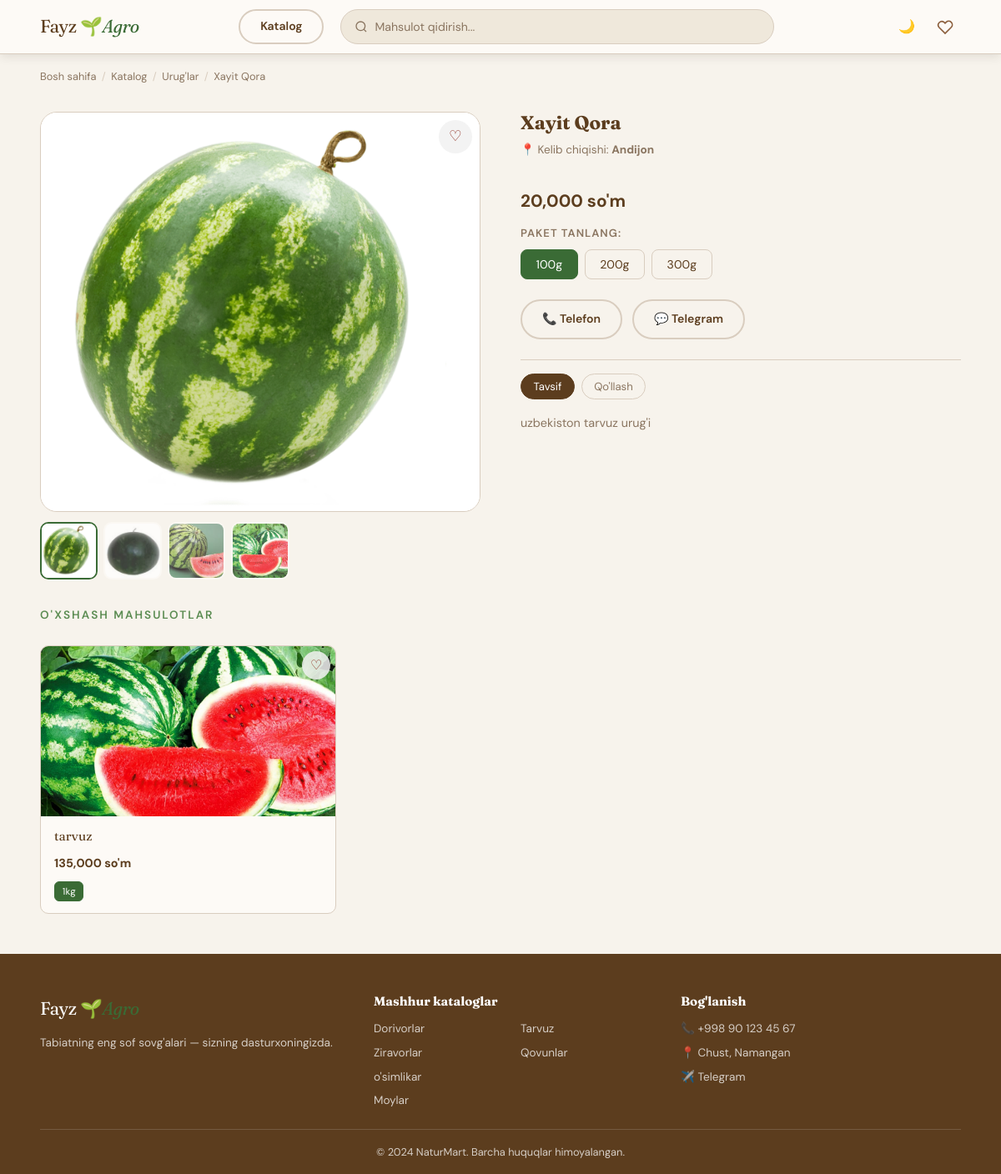
Page /mahsulot/xayit-qora on the committed database.
### tables this page shows
CREATE TABLE category (
                id INTEGER PRIMARY KEY AUTOINCREMENT,
                name TEXT NOT NULL,
                slug TEXT UNIQUE NOT NULL,
                icon TEXT DEFAULT '🌿',
                type TEXT DEFAULT 'ziravod',
                description TEXT,
                sort_order INTEGER DEFAULT 0
            , parent_id INTEGER, is_type INTEGER DEFAULT 0);

CREATE TABLE product (
                id INTEGER PRIMARY KEY AUTOINCREMENT,
                name TEXT NOT NULL,
                slug TEXT UNIQUE NOT NULL,
                category_id INTEGER,
                description TEXT,
                origin TEXT,
                benefits TEXT,
                usage_tips TEXT,
                price REAL NOT NULL DEFAULT 0,
                old_price REAL,
                image TEXT,
                is_featured INTEGER DEFAULT 0,
                is_active INTEGER DEFAULT 1,
                is_organic INTEGER DEFAULT 0,
                stock INTEGER DEFAULT 100,
                created_at TEXT DEFAULT (datetime('now')), unit_type TEXT DEFAULT 'dona', min_amount REAL DEFAULT 1, view_count INTEGER DEFAULT 0, cart_add_count INTEGER DEFAULT 0,
                FOREIGN KEY (category_id) REFERENCES category(id) ON DELETE SET NULL
            );

CREATE TABLE product_images (
                id INTEGER PRIMARY KEY AUTOINCREMENT,
                product_id INTEGER NOT NULL,
                image_path TEXT NOT NULL,
                is_primary INTEGER DEFAULT 0,
                order_index INTEGER DEFAULT 0,
                FOREIGN KEY (product_id) REFERENCES product(id) ON DELETE CASCADE
            );

CREATE TABLE product_variants (
                id INTEGER PRIMARY KEY AUTOINCREMENT,
                product_id INTEGER NOT NULL,
                label TEXT NOT NULL,
                price REAL NOT NULL, old_price REAL, stock INTEGER DEFAULT 100, min_amount REAL DEFAULT 1, promo_end_date TEXT, promo_start_at TEXT, promo_end_at TEXT, scheduled_price REAL,
                FOREIGN KEY (product_id) REFERENCES product(id) ON DELETE CASCADE
            );

CREATE TABLE site_settings (
                key TEXT PRIMARY KEY,
                value TEXT NOT NULL DEFAULT ''
            );

### app/routes/main.py (the view, shortened to what this page needs)
@main.route('/mahsulot/<slug>')
def product_detail(slug):
    db = get_db()
    product = db.execute(
        'SELECT p.*, c.name as cat_name, c.icon as cat_icon, c.slug as cat_slug '
        'FROM product p LEFT JOIN category c ON c.id=p.category_id '
        'WHERE p.slug=? AND p.is_active=1', (slug,)
    ).fetchone()
    if not product: abort(404)
    db.execute(
        'UPDATE product SET view_count = COALESCE(view_count, 0) + 1 WHERE id=?',
        (product['id'],)
    )
    db.commit()
    variants = db.execute('SELECT * FROM product_variants WHERE product_id=? ORDER BY id', (product['id'],)).fetchall()
    images = db.execute('SELECT * FROM product_images WHERE product_id=? ORDER BY is_primary DESC, order_index', (product['id'],)).fetchall()
    related_category = db.execute(
        'SELECT c.id,c.name,c.slug '
        'FROM product_categories pc '
        'JOIN category c ON c.id=pc.category_id '
        'WHERE pc.product_id=? '
        'AND COALESCE(c.is_type,0)=0 '
        'AND c.parent_id IS NOT NULL '
        'ORDER BY c.id '
        'LIMIT 1',
        (product['id'],)
    ).fetchone()
    related_rows = []
    if related_category:
        related_rows = db.execute(
            'SELECT DISTINCT p.* '
            'FROM product p '
            'JOIN product_categories pc ON pc.product_id=p.id '
            'WHERE p.id!=? AND p.is_active=1 AND pc.category_id=? '
            'ORDER BY RANDOM() LIMIT 4',
            (product['id'], related_category['id'])
        ).fetchall()
    related = []
    for p in related_rows:
        row = dict(p)
        row['primary_image'] = _get_primary_image(db, p['id'], p['image'])
        rel_variants = db.execute(
            'SELECT * FROM product_variants WHERE product_id=? ORDER BY id',
            (p['id'],)
        ).fetchall()
        row['variants'] = [dict(v) for v in rel_variants]
        related.append(row)
    return render_template('product.html', product=product, variants=variants, images=images, related=related)

### app/__init__.py (called while the page is built)
def get_db():
    if 'db' not in g:
        g.db = sqlite3.connect(DATABASE, detect_types=sqlite3.PARSE_DECLTYPES)
        g.db.row_factory = sqlite3.Row
        g.db.execute('PRAGMA foreign_keys = ON')
    return g.db

### app/routes/main.py (called while the page is built)
def _get_primary_image(db, product_id, fallback=None):
    primary = db.execute(
        'SELECT image_path FROM product_images WHERE product_id=? '
        'ORDER BY is_primary DESC, order_index, id LIMIT 1',
        (product_id,)
    ).fetchone()
    return primary['image_path'] if primary else fallback

### app/templates/product.html (shortened to what this page needs)
{% extends 'base.html' %}
{% block content %}
<div class="breadcrumb">
  <a href="{{ url_for('main.index') }}">Bosh sahifa</a>
  <span class="bc-sep">/</span>
  <a href="{{ url_for('main.catalog') }}">Katalog</a>
  {% if product['cat_name'] %}
  <span class="bc-sep">/</span>
  <a href="{{ url_for('main.catalog', kategoriya=product['cat_slug']) }}">{{ product['cat_name'] }}</a>
  {% endif %}
  <span class="bc-sep">/</span>
  <span>{{ product['name'] }}</span>
</div>
{% set first_variant = variants[0] if variants else None %}
{% set initial_price = (first_variant['price'] if first_variant else product['price']) %}
{% set active_old_price = (first_variant['old_price'] if first_variant and first_variant['old_price'] else product['old_price']) %}
{% set active_promo_end = (first_variant['promo_end_at'] if first_variant and first_variant['promo_end_at'] else (first_variant['promo_end_date'] if first_variant and first_variant['promo_end_date'] else '')) %}
{% set initial_key = (product['id'] ~ '') %}
<div class="product-layout">
  <div class="product-gallery">
    <button type="button"
            id="detailFavoriteBtn"
            class="product-favorite-btn favorite-btn{% if initial_key in favorite_keys %} active{% endif %}"
            onclick="addToFavoritesDetail()"
            aria-label="{% if initial_key in favorite_keys %}Sevimlida{% else %}Sevimliga qo'shish{% endif %}">
    </button>
    <div class="gallery-main">
      <div class="gallery-track" id="galleryTrack">
        {% if images %}
          {% for img in images %}
          <div class="gallery-slide">
            <img src="{{ url_for('static', filename='img/products/'+img.image_path) }}" alt="{{ product['name'] }} {{ loop.index }}">
          </div>
          {% endfor %}
        {% elif product['image'] %}
          <div class="gallery-slide">
            <img src="{{ url_for('static', filename='img/products/'+product['image']) }}" alt="{{ product['name'] }}">
          </div>
        {% else %}
          <div class="gallery-slide gallery-fallback">{{ product['cat_icon'] or '🌿' }}</div>
        {% endif %}
      </div>
    </div>
    {% if images|length > 1 %}
    <div class="gallery-thumbs" id="galleryThumbs">
      {% for img in images %}
      <button type="button" class="thumb-btn{% if loop.first %} active{% endif %}" onclick="selectGalleryImage({{ loop.index0 }})" aria-label="Rasm {{ loop.index }}">
        <img src="{{ url_for('static', filename='img/products/'+img.image_path) }}" class="thumb" alt="{{ product['name'] }} {{ loop.index }}">
      </button>
      {% endfor %}
    </div>
    {% endif %}
  </div>
  <div>
    <h2 class="product-name">{{ product['name'] }}</h2>
    {% if product['origin'] %}<p class="product-origin">📍 Kelib chiqishi: <strong>{{ product['origin'] }}</strong></p>{% endif %}
    <div style="font-size:0.82rem;color:var(--muted);margin-bottom:0.7rem;">
      <strong style="font-size: 1.3rem; color: var(--brown);" id="unitPriceValue">{{ "{:,.0f}".format(initial_price) }} so'm</strong>
    </div>
    {% if variants %}
      {% if variants|length > 1 %}
      <div class="variants-label">Paket tanlang:</div>
      {% endif %}
    <div class="variants-row" id="variantBtns">
      {% for v in variants %}
      <button class="v-btn{% if loop.first %} active{% endif %}"
              data-price="{{ v['price'] }}" data-vid="{{ v['id'] }}"
              data-old-price="{{ v['old_price'] if v['old_price'] else '' }}"
              data-promo-end="{{ v['promo_end_at'] if v['promo_end_at'] else (v['promo_end_date'] if v['promo_end_date'] else '') }}"
              onclick="selectV(this)">{{ v['label'] }}</button>
      {% endfor %}
    </div>
    {% endif %}
    <div class="cta-row">
      <a href="tel:+998901234567" class="btn btn-outline">📞 Telefon</a>
      <a href="https://t.me/998901234567?text={{ ('Assalomu alaykum, ' ~ product['name'] ~ ' mahsuloti boyicha yozayapman.')|urlencode }}" target="_blank" rel="noopener" class="btn btn-outline">💬 Telegram</a>
    </div>
    <div class="info-tabs">
      <div class="tab-btns">
        <button class="tab-btn active" onclick="showTab('desc',this)">Tavsif</button>
        {% if product['usage_tips'] %}<button class="tab-btn" onclick="showTab('usage',this)">Qo'llash</button>{% endif %}
      </div>
      <div id="tab-desc" class="tab-content active">{{ product['description'] or "Tavsif qo'shilmagan." }}</div>
    </div>
  </div>
</div>
{% if related %}
<div class="same-products">
  <div style="margin:2rem 0 1.5rem;">
    <div class="sec-tag">O'xshash mahsulotlar</div>
  </div>
  <div class="products-grid">
    {% for p in related %}
    {% set first_variant = p['variants'][0] if p.get('variants') else None %}
    {% set initial_price = first_variant['price'] if first_variant else p['price'] %}
    {% set initial_old = (first_variant['old_price'] if first_variant and first_variant['old_price'] else p['old_price']) %}
    {% set card_key = 'rel-' ~ p['id'] %}
    {% set initial_key = (p['id'] ~ '') %}
    <div class="pcard">
      <a href="{{ url_for('main.product_detail', slug=p['slug']) }}" class="pcard-link">
        <div class="pcard-img">
          {% if p.get('primary_image') or p['image'] %}
            <img src="{{ url_for('static', filename='img/products/'+(p.get('primary_image') or p['image'])) }}" alt="{{ p['name'] }}">
          {% else %}🌿{% endif %}
        </div>
        <div class="pcard-body">
          <div class="pcard-name">{{ p['name'] }}</div>
        </div>
      </a>
      <button class="pcard-favorite favorite-btn related-favorite-btn{% if initial_key in favorite_keys %} active{% endif %}"
              type="button"
              data-pid="{{ p['id'] }}"
              onclick="toggleRelatedFavorite(event, this)"
              aria-label="{% if initial_key in favorite_keys %}Sevimlida{% else %}Sevimliga qo'shish{% endif %}">
      </button>
      <div class="pcard-bottom">
        <div class="pcard-footer">
          <div>
            <div class="pcard-price" id="related-price-{{ card_key }}">{{ "{:,.0f}".format(initial_price) }} so'm</div>
          </div>
        </div>
        {% if p.get('variants') %}
        <div class="pcard-variants">
          {% for v in p['variants'] %}
          <button class="pcard-vbtn{% if loop.first %} active{% endif %}"
                  data-price="{{ v['price'] }}"
                  data-card-key="{{ card_key }}"
                  data-vid="{{ v['id'] }}"
                  data-old-price="{{ v['old_price'] if v['old_price'] else (p['old_price'] if p['old_price'] else '') }}"
                  onclick="selectRelatedVariant(this)">{{ v['label'] }}</button>
          {% endfor %}
        </div>
        {% endif %}
      </div>
    </div>
    {% endfor %}
  </div>
</div>
{% endif %}
{% endblock %}

### app/templates/base.html (shortened to what this page needs)
<!DOCTYPE html>
<html lang="uz">
<head>
<link rel="stylesheet" href="{{ url_for('static', filename='css/main.css') }}">
</head>
<body>
<nav class="navbar">
  <div class="nav-inner">
    <a href="{{ url_for('main.index') }}" class="logo">
      <span class="logo-text">Fayz 🌱<em>Agro</em></span>
    </a>
    <div style="display: flex; gap:20px; width:60%">
      <a href="{{ url_for('main.catalog') }}" class="btn btn-outline nav-catalog-btn" style="padding: 0.45rem 1.5rem;">Katalog</a>
      <form class="nav-search" action="{{ url_for('main.catalog') }}" method="GET">
        <svg width="16" height="16" viewBox="0 0 24 24" fill="none" stroke="currentColor" stroke-width="2"><circle cx="11" cy="11" r="8"/><path d="m21 21-4.35-4.35"/></svg>
        <input name="q" placeholder="Mahsulot qidirish..." value="{{ request.args.get('q','') }}" autocomplete="off">
      </form>
    </div>
    <div class="nav-right">
      <button type="button" class="nav-icon theme-toggle" id="themeToggle" aria-label="Dark mode yoqish" title="Dark mode">
        <span class="theme-icon" aria-hidden="true">🌙</span>
      </button>
      <a href="{{ url_for('main.favorites') }}" class="nav-icon favorite-icon" title="Sevimlilar">
        <svg width="20" height="20" viewBox="0 0 24 24" fill="none" stroke="currentColor" stroke-width="2">
          <path d="M20.8 5.6a5.2 5.2 0 0 0-7.3 0L12 7.1l-1.5-1.5a5.2 5.2 0 0 0-7.3 7.3L12 21.6l8.8-8.7a5.2 5.2 0 0 0 0-7.3z"/>
        </svg>
      </a>
    </div>
  </div>
</nav>
<main>
{% block content %}{% endblock %}
</main>
<footer class="footer">
  <div class="footer-inner">
    <div class="footer-brand">
      <a href="{{ url_for('main.index') }}" class="logo">
        <span class="logo-text">Fayz 🌱<em>Agro</em></span>
      </a>
      <p>Tabiatning eng sof sovg'alari — sizning dasturxoningizda.</p>
    </div>
    <div class="footer-links">
      <div>
        <h4>Mashhur kataloglar</h4>
        <div class="footer-cats-grid">
          <div class="footer-cat-col">
            {% for cat in footer_top_ziravod %}
            <a href="{{ url_for('main.catalog', kategoriya=cat['slug']) }}">{{ cat['icon'] }} {{ cat['name'] }}</a>
            {% else %}
            <span class="footer-cat-empty">Kategoriya yo'q</span>
            {% endfor %}
          </div>
          <div class="footer-cat-col">
            {% for cat in footer_top_urug %}
            <a href="{{ url_for('main.catalog', kategoriya=cat['slug']) }}">{{ cat['icon'] }} {{ cat['name'] }}</a>
            {% else %}
            <span class="footer-cat-empty">Kategoriya yo'q</span>
            {% endfor %}
          </div>
        </div>
      </div>
      <div>
        <h4>Bog'lanish</h4>
        <a href="tel:{{ contact_settings['contact_phone_raw'] }}">{{ contact_settings['contact_phone_display'] or contact_settings['contact_phone_raw'] }}</a>
        {% if contact_settings['contact_location_url'] %}
          <a href="{{ contact_settings['contact_location_url'] }}" target="_blank" rel="noopener">{{ contact_settings['contact_location_label'] or 'Manzil' }}</a>
        {% endif %}
        {% if contact_settings['contact_telegram_url'] %}
          <a href="{{ contact_settings['contact_telegram_url'] }}" target="_blank" rel="noopener">{{ contact_settings['contact_telegram_label'] or 'Telegram' }}</a>
        {% endif %}
      </div>
    </div>
  </div>
  <div class="footer-bottom">© 2024 NaturMart. Barcha huquqlar himoyalangan.</div>
</footer>
</body>
</html>

### rows in the picture
category: cat_name "Urug'lar"
product: name "Xayit Qora", origin "Andijon", description "uzbekiston tarvuz urug'i"
product_images: image_path (picture)
product_images: image_path (picture)
product_images: image_path (picture)
product_images: image_path (picture)
product_variants: label "100g"
product_variants: label "200g"
product_variants: label "300g"
product_images: image_path (picture)
product: name "tarvuz"
product_variants: price "135,000", label "1kg"
category: name "Dorivorlar"
category: name "Ziravorlar"
category: name "o'simlikar"
category: name "Moylar"
category: name "Tarvuz"
category: name "Qovunlar"
site_settings: value "📞 +998 90 123 45 67"
site_settings: value "📍 Chust, Namangan"
site_settings: value "✈️ Telegram"
